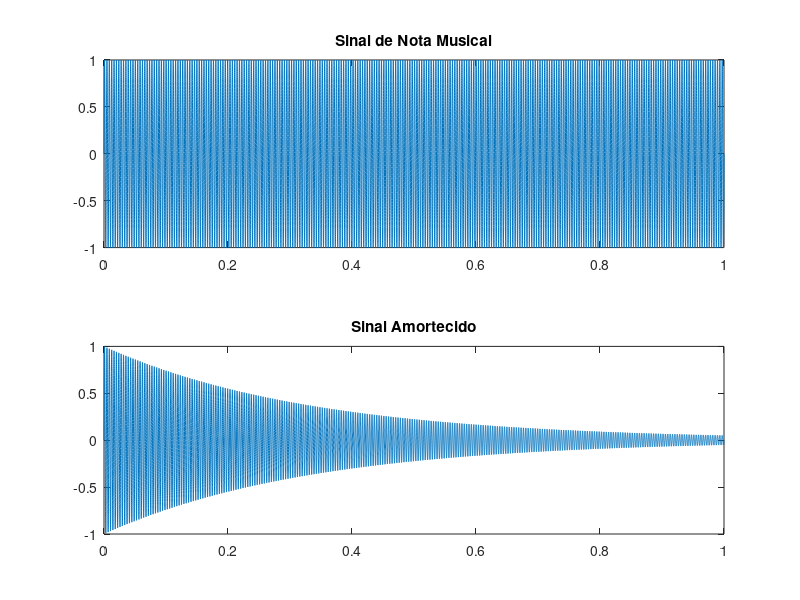

Write MATLAB code to recreate this figure.
clc; clear;
nota_LA = 440;
nota_SI = 494;
nota_DO = 262;
nota_RE = 294;
nota_MI = 330;
nota_FA = 349;
nota_SOL = 392;
fs = 41000;
Ts = 1/fs;
tmax = 1;
t = 0:Ts:tmax;
A = 1;
sinal = A * sin(2*pi*nota_DO*t);
sinal1 = A * sin(2*pi*nota_RE*t);
sinal2 = A * sin(2*pi*nota_MI*t);
sinal3 = A * sin(2*pi*nota_FA*t);
sinal4 = A * sin(2*pi*nota_SOL*t);
sinal5 = A * sin(2*pi*nota_LA*t);
sinal6 = A * sin(2*pi*nota_SI*t);
sinal7 = A * sin(2*pi*nota_DO*t);

sound(sinal,fs);
sound(sinal1,fs);
sound(sinal2,fs);
sound(sinal3,fs);
sound(sinal4,fs);
sound(sinal5,fs);
sound(sinal6,fs);
sound(sinal7,fs);
%amortecimento
am = max(t)/(3*tmax); %1/3
k = exp(-t/am);
sinal_am = A * sin(2*pi*nota_DO*t).*k;
sinal_am1 = A * sin(2*pi*nota_RE*t).*k;
sinal_am2 = A * sin(2*pi*nota_MI*t).*k;
sinal_am3 = A * sin(2*pi*nota_FA*t).*k;
sinal_am4 = A * sin(2*pi*nota_SOL*t).*k;
sinal_am5 = A * sin(2*pi*nota_LA*t).*k;
sinal_am6 = A * sin(2*pi*nota_SI*t).*k;
sinal_am7 = A * sin(2*pi*nota_DO*t).*k;

%sound(sinal_am,fs);
%sound(sinal_am1,fs);
%sound(sinal_am2,fs);
%sound(sinal_am3,fs);
%sound(sinal_am4,fs);
%sound(sinal_am5,fs);
%sound(sinal_am6,fs);
%sound(sinal_am7,fs);
subplot(2,1,1);
plot(t,sinal);
title('Sinal de Nota Musical');
subplot(2,1,2);
plot(t,sinal_am); title('Sinal Amortecido');
